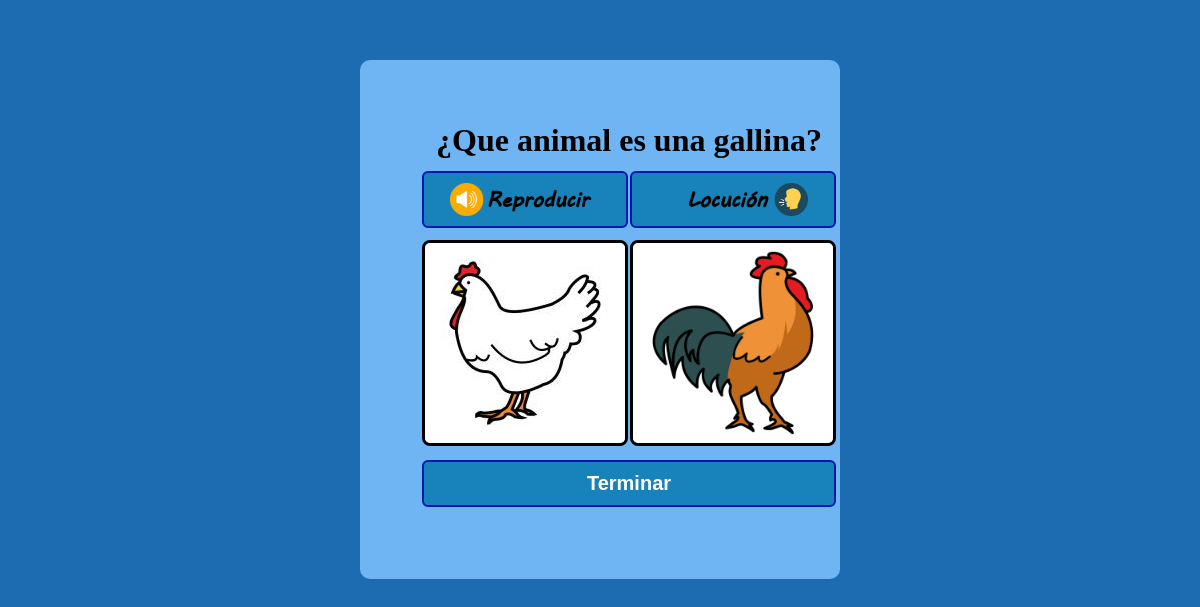
The page /juego/3 on the database its author committed.
### PictoApp/models.py (models this page shows, shortened)
class BDPictogramas(models.Model):
	titulo = models.TextField (max_length=35)
	imagen = models.ImageField(upload_to=subir_imagen)
	sonido = models.FileField(upload_to=subir_sonido, blank=True, null=True)
	locucion = models.FileField(upload_to=subir_locucion)
	categoria = models.ForeignKey(Categorias, on_delete=models.CASCADE, null=True)
	SONIDO_OPTIONS = (
	(1,'Tiene'),
	(2,'No tiene'),
	)
	consonido = models.IntegerField(choices=SONIDO_OPTIONS, default=SONIDO_OPTIONS)

class Categorias(models.Model):
	nombre = models.CharField(max_length=30)
	cuadro = models.ImageField(upload_to=subir_categoria, null=True)
	def __str__(self):
		return self.nombre

### PictoApp/views.py (the view)
# urls.py: path('juego/<categori>',views.Jugando,name='juego'),
def Jugando(request,categori):
    permitir = 0
    bd = BDPictogramas.objects.all().filter(categoria = categori)
    for i in bd:
        permitir += 1
    if permitir > 1:
        bd = BDPictogramas.objects.filter(categoria = categori)
        RespCorrecta = random.choice(bd)
        azar = [1,2]
        eleccion = random.choice(azar)
        if eleccion == 1:
            Opcion1 = RespCorrecta
            Opcion2 = random.choice(bd)
            while Opcion2 == Opcion1:
                Opcion2 = random.choice(bd)
        else:
            Opcion2 = RespCorrecta
            Opcion1 = random.choice(bd)
            while Opcion1 == Opcion2:
                Opcion1 = random.choice(bd)
        Palabra = RespCorrecta.titulo
        UltLetra = Palabra[len(Palabra)-1]
        if UltLetra == 'a':
            EoA = 'una'
        else:
            EoA = 'un'
        form = FormCargar()
        return render(request,'PictoApp/juegoPregunta.html',{'Correcta':RespCorrecta,
        'Op1':Opcion1,
        'Op2':Opcion2,
        'formulario':form,
        'EoA':EoA,})
    else:
        return render(request,'PictoApp/error.html')

### PictoApp/templates/PictoApp/juegoPregunta.html (shortened to what this page needs)
{% load static %}
<html lang="es">
<head>
    <link rel="stylesheet" href="{% static 'css/estilos1.css' %}">
</head>
<body onload="iniciar()">
    <div class="container">
        <table class="table2">
            {% if Correcta.categoria_id != 5 %}
            <tr>
                <td colspan="2"><h1>¿Que {{ Correcta.categoria }} es {{ EoA }} {{ Correcta.titulo }}?</h1></td>
            </tr>
            {% else %}
            <tr>
                <td colspan="2"><h1>¿Que {{ Correcta.categoria }} es {{ Correcta.titulo }}?</h1></td>
            </tr>
            {% endif %}
            {% if Correcta.consonido == 1 %}
            <tr>
                <td><button class="buttonJuego"><img src='/PictoApp/media/iconos/sonido1.png' onclick="Audio()" style="width: 150px;"></button></td>
                <td><button class="buttonJuego"><img src='/PictoApp/media/iconos/hablar1.png' onclick="Locucion()" style="width: 150px;"></button></td>
            </tr>
            {% else %}
            <tr>
                <td colspan="2"><button class="buttonJuego"><img src='/PictoApp/media/iconos/hablar1.png' onclick="Locucion()" style="width: 150px;"></button></td>
            </tr>
            {% endif %}
            <tr>
                <td><img src='{{ Op1.imagen.url }}' width="200" onclick="clickOp1()"  class="pictograma"></td>
                <td><img src='{{ Op2.imagen.url }}' width="200" onclick="clickOp2()" class="pictograma"></td>
            </tr>
            <tr>
                <form name="f1" action="{% url 'puntuaciones' %}" method="POST">
                    <td  colspan="2"><button class="buttonJuego" onclick="PasarPantalla()">Terminar</button></td>
                </form>
            </tr>
        </table>
    </div>
</body>
</html>

### PictoApp/static/css/estilos1.css (style rules this page uses)
* { margin: 0 auto; padding: 0; }
body { background-color: #1D6CB2; }
.container { background-color: #6FB5F3; border-radius: 10px; margin-top: 5%; margin-left: 30%; margin-right: 30%; margin-bottom: 25%; padding-top: 60px; padding-left: 60px; padding-right: 60px; padding-bottom: 60px; }
table { align-content: center; width: 20%; }
.Pictograma { border-radius: 8px; border: black 3px solid; }
button { margin-top: 10px; text-decoration: none; padding: 10px; font-weight: 600; font-size: 20px; color: #ffffff; background-color: #1883ba; border-radius: 6px; border: 2px solid #0016b0; width: 100%; margin-bottom: 10px; text-align: center; }
tr { text-align: center; width: 100px; }
td { text-align: center; width: 1%; }

### rows shown on the page
BDPictogramas: categoria "animal", titulo "gallina", imagen (picture)
BDPictogramas: imagen (picture)

### other values the page prints
{{ EoA }} "una"
